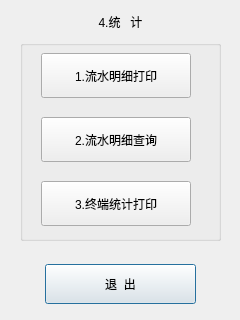
<?xml version="1.0" encoding="UTF-8"?>
<ui version="4.0">
 <class>MainKey4</class>
 <widget class="QDialog" name="MainKey4">
  <property name="geometry">
   <rect>
    <x>0</x>
    <y>0</y>
    <width>240</width>
    <height>320</height>
   </rect>
  </property>
  <property name="windowTitle">
   <string>Form</string>
  </property>
  <widget class="QLabel" name="Title">
   <property name="geometry">
    <rect>
     <x>10</x>
     <y>6</y>
     <width>221</width>
     <height>31</height>
    </rect>
   </property>
   <property name="text">
    <string>4.统   计</string>
   </property>
   <property name="alignment">
    <set>Qt::AlignCenter</set>
   </property>
  </widget>
  <widget class="QPushButton" name="pushButton_4">
   <property name="geometry">
    <rect>
     <x>45</x>
     <y>264</y>
     <width>151</width>
     <height>40</height>
    </rect>
   </property>
   <property name="text">
    <string>退  出</string>
   </property>
  </widget>
  <widget class="QGroupBox" name="groupBox">
   <property name="geometry">
    <rect>
     <x>20</x>
     <y>40</y>
     <width>201</width>
     <height>201</height>
    </rect>
   </property>
   <property name="title">
    <string/>
   </property>
   <widget class="QWidget" name="layoutWidget">
    <property name="geometry">
     <rect>
      <x>21</x>
      <y>0</y>
      <width>161</width>
      <height>201</height>
     </rect>
    </property>
    <layout class="QVBoxLayout" name="verticalLayout">
     <item>
      <widget class="QPushButton" name="pushButton">
       <property name="minimumSize">
        <size>
         <width>150</width>
         <height>45</height>
        </size>
       </property>
       <property name="maximumSize">
        <size>
         <width>150</width>
         <height>45</height>
        </size>
       </property>
       <property name="text">
        <string>1.流水明细打印</string>
       </property>
      </widget>
     </item>
     <item>
      <widget class="QPushButton" name="pushButton_2">
       <property name="minimumSize">
        <size>
         <width>150</width>
         <height>45</height>
        </size>
       </property>
       <property name="maximumSize">
        <size>
         <width>150</width>
         <height>45</height>
        </size>
       </property>
       <property name="text">
        <string>2.流水明细查询</string>
       </property>
      </widget>
     </item>
     <item>
      <widget class="QPushButton" name="pushButton_3">
       <property name="minimumSize">
        <size>
         <width>150</width>
         <height>45</height>
        </size>
       </property>
       <property name="maximumSize">
        <size>
         <width>150</width>
         <height>45</height>
        </size>
       </property>
       <property name="text">
        <string>3.终端统计打印</string>
       </property>
      </widget>
     </item>
    </layout>
   </widget>
  </widget>
 </widget>
 <resources/>
 <connections/>
</ui>
